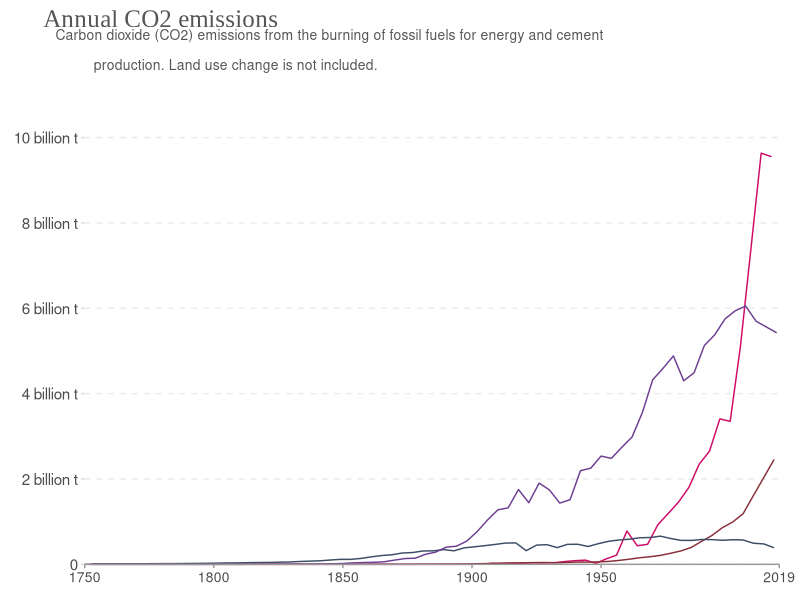
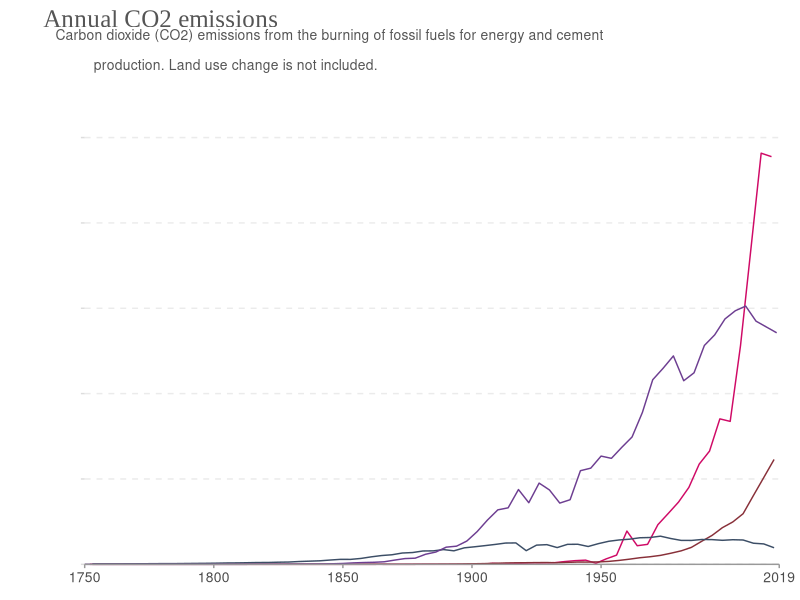

Source code (R) for these figures, in order: (Note: this script raises an error after producing the figures.)
#
# FILE:
#  co2_emissions.R
#
# DESCRIPTION:
#  Brief description of the plot, including original source/citation
#
# SLOW REVEAL ORDER:
#   1. List
#   2. Out
#   ...
#   n. Order
#
# AUTHORS:
#   Ellie (2021, main code)
#   Ian Curtis (2023, code to save plots)


library(tidyverse)
library(readxl)
library(scales)

emissions <- read_xlsx(here::here("co2-emissions","co2_emissions_data.xlsx"))

data1 <- subset(emissions, Entity == c("China", "India", "United States", "United Kingdom"))

data2 <- subset(emissions, Entity == c("France", "Russia", "United States", "United Kingdom"))

df1 <- subset(data1, Year == 2019)

df2 <- subset(data2, Year == 2019)

## FIGURE 2: RECREATED GRAPHIC

#recreating US, UK, China, India Graph 
fig02 <- ggplot(data1, aes(x = Year, y = Emissions/1000000000, group = Entity, color = Entity)) +
  geom_line() + 
  geom_text(data = df1, aes(label = Entity)) +
  scale_color_manual(values = c("#cf0a66", "#883039", "#3c4e66", "#6d3e91")) +
  scale_x_continuous(breaks = c(1750, 1800, 1850, 1900, 1950, 2019), 
                     limits = c(1750, 2019), expand = c(0,0)) +
  scale_y_continuous(breaks = seq(0, 10, 2), limits = c(0,10),
                     expand = c(0,0), labels = c("0", "2 billion t", "4 billion t",
                                                 "6 billion t", "8 billion t", "10 billion t")) +
  labs(title = "Annual CO2 emissions", 
       subtitle = "Carbon dioxide (CO2) emissions from the burning of fossil fuels for energy and cement\n
                   production. Land use change is not included.") +
  theme_bw() + 
  theme(panel.border = element_blank(),
        panel.grid.minor = element_blank(),
        panel.grid.major.x = element_blank(),
        panel.grid.major.y = element_line(linetype = "dashed"),
        plot.margin = margin(40,15,10,10),
        plot.title = element_text(hjust = -0.09, vjust = 10, family = "Times New Roman", size = 18, color = "#555555"),
        plot.subtitle = element_text(hjust = -0.2, vjust = 15, size = 10, color = "#555555"),
        axis.title.y = element_blank(),
        axis.title.x = element_blank(),
        axis.line.x = element_line(color = "#999999"),
        axis.ticks.x = element_line(color = "#999999"),
        axis.ticks.y = element_line(color = "#dddddd"),
        axis.text.x = element_text(size = 10),
        axis.text.y = element_text(size = 11),
        legend.position = "none") + 
  coord_cartesian(clip = "off")

ggsave(here::here("co2-emissions", "fig02_ciuu_original_recreation.png"), fig02, device = "png")

## FIGURE 1: Y-AXIS MASKED

#concealing y-axis and labels 
fig01 <- ggplot(data1, aes(x = Year, y = Emissions/1000000000, group = Entity, color = Entity)) +
  geom_line() + 
  geom_text(data = df1, aes(label = Entity), color = "white") +
  scale_color_manual(values = c("#cf0a66", "#883039", "#3c4e66", "#6d3e91")) +
  scale_x_continuous(breaks = c(1750, 1800, 1850, 1900, 1950, 2019), 
                     limits = c(1750, 2019), expand = c(0,0)) +
  scale_y_continuous(breaks = seq(0, 10, 2), limits = c(0,10),
                     expand = c(0,0), labels = c("0", "2 billion t", "4 billion t",
                                                 "6 billion t", "8 billion t", "10 billion t")) +
  labs(title = "Annual CO2 emissions", 
       subtitle = "Carbon dioxide (CO2) emissions from the burning of fossil fuels for energy and cement\n
                   production. Land use change is not included.") +
  theme_bw() + 
  theme(panel.border = element_blank(),
        panel.grid.minor = element_blank(),
        panel.grid.major.x = element_blank(),
        panel.grid.major.y = element_line(linetype = "dashed"),
        plot.margin = margin(40,15,10,10),
        plot.title = element_text(hjust = -0.09, vjust = 10, family = "Times New Roman", size = 18, color = "#555555"),
        plot.subtitle = element_text(hjust = -0.2, vjust = 15, size = 10, color = "#555555"),
        axis.title.y = element_blank(),
        axis.title.x = element_blank(),
        axis.line.x = element_line(color = "#999999"),
        axis.ticks.x = element_line(color = "#999999"),
        axis.ticks.y = element_line(color = "#dddddd"),
        axis.text.x = element_text(size = 10),
        axis.text.y = element_text(size = 11, color = "white"),
        legend.position = "none") + 
  coord_cartesian(clip = "off")

ggsave(here::here("co2-emissions", "fig01_ciuu_yaxis_masked.png"), fig01, device = "png")


## FIGURE 7: RECREATED GRAPHIC FOR FRUU

#recreating US, UK, France, Russia Graph 
fiog07 <- ggplot(data2, aes(x = Year, y = Emissions/1000000000, group = Entity, color = Entity)) +
  geom_line() + 
  geom_text(data = df2, aes(label = Entity), hjust = -0.1) +
  scale_color_manual(values = c("#c76c32", "#845ca2", "#24958f", "#d31f73")) +
  scale_x_continuous(breaks = c(1750, 1800, 1850, 1900, 1950, 2019), 
                     limits = c(1750, 2019), expand = c(0,0)) +
  scale_y_continuous(breaks = seq(0, 6, 1), limits = c(0,6),
                     expand = c(0,0), labels = c("0", "1 billion t", "2 billion t", "3 billion t",
                                                 "4 billion t", "5 billion t", "6 billion t")) +
  labs(title = "Annual CO2 emissions", 
       subtitle = "Carbon dioxide (CO2) emissions from the burning of fossil fuels for energy and cement\n
                   production. Land use change is not included.") +
  theme_bw() + 
  theme(panel.border = element_blank(),
        panel.grid.minor = element_blank(),
        panel.grid.major.x = element_blank(),
        panel.grid.major.y = element_line(linetype = "dashed"),
        plot.margin = margin(40,45,10,10),
        plot.title = element_text(hjust = -0.09, vjust = 10, family = "Times New Roman", size = 18, color = "#555555"),
        plot.subtitle = element_text(hjust = -0.45, vjust = 15, size = 10, color = "#555555"),
        axis.title.y = element_blank(),
        axis.title.x = element_blank(),
        axis.line.x = element_line(color = "#999999"),
        axis.ticks.x = element_line(color = "#999999"),
        axis.ticks.y = element_line(color = "#dddddd"),
        axis.text.x = element_text(size = 10),
        axis.text.y = element_text(size = 11),
        legend.position = "none") + 
  coord_cartesian(clip = "off")

ggsave(here::here("co2-emissions", "fig07_fruu_original_recreation.png"), fig07, device = "png")

## FIGURE 3: FULLY MASKED

#concealing everything
fig03 <- ggplot(data2, aes(x = Year, y = Emissions/1000000000, group = Entity, color = Entity)) +
  geom_line() + 
  geom_text(data = df2, aes(label = Entity), hjust = -0.1, color = "white") +
  scale_color_manual(values = c("#c76c32", "#845ca2", "#24958f", "#d31f73")) +
  scale_x_continuous(breaks = c(1750, 1800, 1850, 1900, 1950, 2019), 
                     limits = c(1750, 2019), expand = c(0,0)) +
  scale_y_continuous(breaks = seq(0, 6, 1), limits = c(0,6),
                     expand = c(0,0), labels = c("0", "1 billion t", "2 billion t", "3 billion t",
                                                 "4 billion t", "5 billion t", "6 billion t")) +
  labs(title = "Annual CO2 emissions", 
       subtitle = "Carbon dioxide (CO2) emissions from the burning of fossil fuels for energy and cement\n
                   production. Land use change is not included.") +
  theme_bw() + 
  theme(panel.border = element_blank(),
        panel.grid.minor = element_blank(),
        panel.grid.major.x = element_blank(),
        panel.grid.major.y = element_line(linetype = "dashed"),
        plot.margin = margin(40,45,10,10),
        plot.title = element_text(hjust = -0.09, vjust = 10, family = "Times New Roman", size = 18, color = "white"),
        plot.subtitle = element_text(hjust = -0.45, vjust = 15, size = 10, color = "white"),
        axis.title.y = element_blank(),
        axis.title.x = element_blank(),
        axis.line.x = element_line(color = "#999999"),
        axis.ticks.x = element_line(color = "#999999"),
        axis.ticks.y = element_line(color = "#dddddd"),
        axis.text.x = element_text(size = 10, color = "white"),
        axis.text.y = element_text(size = 11, color = "white"),
        legend.position = "none") + 
  coord_cartesian(clip = "off") 

ggsave(here::here("co2-emissions", "fig03_fruu_full_masked.png"), fig03, device = "png")

## FIGURE 4: RECREATED GRAPHIC FOR FRUU

#revealing x-axis
fig04 <- ggplot(data2, aes(x = Year, y = Emissions/1000000000, group = Entity, color = Entity)) +
  geom_line() + 
  geom_text(data = df2, aes(label = Entity), hjust = -0.1, color = "white") +
  scale_color_manual(values = c("#c76c32", "#845ca2", "#24958f", "#d31f73")) +
  scale_x_continuous(breaks = c(1750, 1800, 1850, 1900, 1950, 2019), 
                     limits = c(1750, 2019), expand = c(0,0)) +
  scale_y_continuous(breaks = seq(0, 6, 1), limits = c(0,6),
                     expand = c(0,0), labels = c("0", "1 billion t", "2 billion t", "3 billion t",
                                                 "4 billion t", "5 billion t", "6 billion t")) +
  labs(title = "Annual CO2 emissions", 
       subtitle = "Carbon dioxide (CO2) emissions from the burning of fossil fuels for energy and cement\n
                   production. Land use change is not included.") +
  theme_bw() + 
  theme(panel.border = element_blank(),
        panel.grid.minor = element_blank(),
        panel.grid.major.x = element_blank(),
        panel.grid.major.y = element_line(linetype = "dashed"),
        plot.margin = margin(40,45,10,10),
        plot.title = element_text(hjust = -0.09, vjust = 10, family = "Times New Roman", size = 18, color = "white"),
        plot.subtitle = element_text(hjust = -0.45, vjust = 15, size = 10, color = "white"),
        axis.title.y = element_blank(),
        axis.title.x = element_blank(),
        axis.line.x = element_line(color = "#999999"),
        axis.ticks.x = element_line(color = "#999999"),
        axis.ticks.y = element_line(color = "#dddddd"),
        axis.text.x = element_text(size = 10),
        axis.text.y = element_text(size = 11, color = "white"),
        legend.position = "none") + 
  coord_cartesian(clip = "off")

ggsave(here::here("co2-emissions", "fig04_fruu_xaxis_unmasked.png"), fig04, device = "png")

## FIGURE 5: Y-AXIS UNMASKED

#revealing y-axis
fig05 <- ggplot(data2, aes(x = Year, y = Emissions/1000000000, group = Entity, color = Entity)) +
  geom_line() + 
  geom_text(data = df2, aes(label = Entity), hjust = -0.1, color = "white") +
  scale_color_manual(values = c("#c76c32", "#845ca2", "#24958f", "#d31f73")) +
  scale_x_continuous(breaks = c(1750, 1800, 1850, 1900, 1950, 2019), 
                     limits = c(1750, 2019), expand = c(0,0)) +
  scale_y_continuous(breaks = seq(0, 6, 1), limits = c(0,6),
                     expand = c(0,0), labels = c("0", "1 billion t", "2 billion t", "3 billion t",
                                                 "4 billion t", "5 billion t", "6 billion t")) +
  labs(title = "Annual CO2 emissions", 
       subtitle = "Carbon dioxide (CO2) emissions from the burning of fossil fuels for energy and cement\n
                   production. Land use change is not included.") +
  theme_bw() + 
  theme(panel.border = element_blank(),
        panel.grid.minor = element_blank(),
        panel.grid.major.x = element_blank(),
        panel.grid.major.y = element_line(linetype = "dashed"),
        plot.margin = margin(40,45,10,10),
        plot.title = element_text(hjust = -0.09, vjust = 10, family = "Times New Roman", size = 18, color = "white"),
        plot.subtitle = element_text(hjust = -0.45, vjust = 15, size = 10, color = "white"),
        axis.title.y = element_blank(),
        axis.title.x = element_blank(),
        axis.line.x = element_line(color = "#999999"),
        axis.ticks.x = element_line(color = "#999999"),
        axis.ticks.y = element_line(color = "#dddddd"),
        axis.text.x = element_text(size = 10),
        axis.text.y = element_text(size = 11),
        legend.position = "none") + 
  coord_cartesian(clip = "off")

ggsave(here::here("co2-emissions", "fig05_fruu_yaxis_unmasked.png"), fig05, device = "png")

## FIGURE 6: LABELS UNMASKED

#revealing line labels
fig06 <- ggplot(data2, aes(x = Year, y = Emissions/1000000000, group = Entity, color = Entity)) +
  geom_line() + 
  geom_text(data = df2, aes(label = Entity), hjust = -0.1) +
  scale_color_manual(values = c("#c76c32", "#845ca2", "#24958f", "#d31f73")) +
  scale_x_continuous(breaks = c(1750, 1800, 1850, 1900, 1950, 2019), 
                     limits = c(1750, 2019), expand = c(0,0)) +
  scale_y_continuous(breaks = seq(0, 6, 1), limits = c(0,6),
                     expand = c(0,0), labels = c("0", "1 billion t", "2 billion t", "3 billion t",
                                                 "4 billion t", "5 billion t", "6 billion t")) +
  labs(title = "Annual CO2 emissions", 
       subtitle = "Carbon dioxide (CO2) emissions from the burning of fossil fuels for energy and cement\n
                   production. Land use change is not included.") +
  theme_bw() + 
  theme(panel.border = element_blank(),
        panel.grid.minor = element_blank(),
        panel.grid.major.x = element_blank(),
        panel.grid.major.y = element_line(linetype = "dashed"),
        plot.margin = margin(40,45,10,10),
        plot.title = element_text(hjust = -0.09, vjust = 10, family = "Times New Roman", size = 18, color = "white"),
        plot.subtitle = element_text(hjust = -0.45, vjust = 15, size = 10, color = "white"),
        axis.title.y = element_blank(),
        axis.title.x = element_blank(),
        axis.line.x = element_line(color = "#999999"),
        axis.ticks.x = element_line(color = "#999999"),
        axis.ticks.y = element_line(color = "#dddddd"),
        axis.text.x = element_text(size = 10),
        axis.text.y = element_text(size = 11),
        legend.position = "none") + 
  coord_cartesian(clip = "off")

ggsave(here::here("co2-emissions", "fig06_fruu_labels_unmasked.png"), fig06, device = "png")
